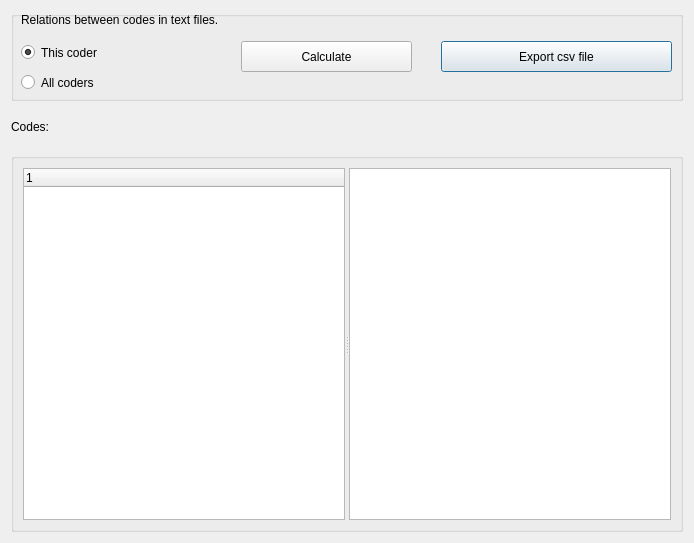
<?xml version="1.0" encoding="UTF-8"?>
<ui version="4.0">
 <class>Dialog_CodeCrossovers</class>
 <widget class="QDialog" name="Dialog_CodeCrossovers">
  <property name="windowModality">
   <enum>Qt::NonModal</enum>
  </property>
  <property name="geometry">
   <rect>
    <x>0</x>
    <y>0</y>
    <width>694</width>
    <height>543</height>
   </rect>
  </property>
  <property name="windowTitle">
   <string>Code crossovers</string>
  </property>
  <layout class="QVBoxLayout" name="verticalLayout">
   <item>
    <widget class="QGroupBox" name="groupBox">
     <property name="minimumSize">
      <size>
       <width>0</width>
       <height>90</height>
      </size>
     </property>
     <property name="maximumSize">
      <size>
       <width>16777215</width>
       <height>90</height>
      </size>
     </property>
     <property name="title">
      <string/>
     </property>
     <widget class="QLabel" name="label_1">
      <property name="geometry">
       <rect>
        <x>10</x>
        <y>-4</y>
        <width>651</width>
        <height>26</height>
       </rect>
      </property>
      <property name="minimumSize">
       <size>
        <width>0</width>
        <height>26</height>
       </size>
      </property>
      <property name="maximumSize">
       <size>
        <width>16777215</width>
        <height>26</height>
       </size>
      </property>
      <property name="text">
       <string>Relations between codes in text files.</string>
      </property>
      <property name="wordWrap">
       <bool>true</bool>
      </property>
     </widget>
     <widget class="QPushButton" name="pushButton_exportcsv">
      <property name="geometry">
       <rect>
        <x>430</x>
        <y>30</y>
        <width>231</width>
        <height>31</height>
       </rect>
      </property>
      <property name="text">
       <string>Export csv file</string>
      </property>
     </widget>
     <widget class="QPushButton" name="pushButton_calculate">
      <property name="geometry">
       <rect>
        <x>230</x>
        <y>30</y>
        <width>171</width>
        <height>31</height>
       </rect>
      </property>
      <property name="text">
       <string>Calculate</string>
      </property>
     </widget>
     <widget class="QRadioButton" name="radioButton_this">
      <property name="geometry">
       <rect>
        <x>10</x>
        <y>30</y>
        <width>151</width>
        <height>23</height>
       </rect>
      </property>
      <property name="text">
       <string>This coder</string>
      </property>
      <property name="checked">
       <bool>true</bool>
      </property>
     </widget>
     <widget class="QRadioButton" name="radioButton_all">
      <property name="geometry">
       <rect>
        <x>10</x>
        <y>60</y>
        <width>171</width>
        <height>23</height>
       </rect>
      </property>
      <property name="text">
       <string>All coders</string>
      </property>
     </widget>
    </widget>
   </item>
   <item>
    <widget class="QLabel" name="label_codes">
     <property name="minimumSize">
      <size>
       <width>0</width>
       <height>30</height>
      </size>
     </property>
     <property name="maximumSize">
      <size>
       <width>16777215</width>
       <height>40</height>
      </size>
     </property>
     <property name="text">
      <string>Codes:</string>
     </property>
     <property name="scaledContents">
      <bool>true</bool>
     </property>
     <property name="wordWrap">
      <bool>true</bool>
     </property>
    </widget>
   </item>
   <item>
    <widget class="QGroupBox" name="groupBox_2">
     <property name="title">
      <string/>
     </property>
     <layout class="QGridLayout" name="gridLayout">
      <item row="0" column="0">
       <widget class="QSplitter" name="splitter">
        <property name="orientation">
         <enum>Qt::Horizontal</enum>
        </property>
        <widget class="QTreeWidget" name="treeWidget">
         <column>
          <property name="text">
           <string notr="true">1</string>
          </property>
         </column>
        </widget>
        <widget class="QTableWidget" name="tableWidget"/>
       </widget>
      </item>
     </layout>
    </widget>
   </item>
  </layout>
 </widget>
 <resources/>
 <connections/>
</ui>
